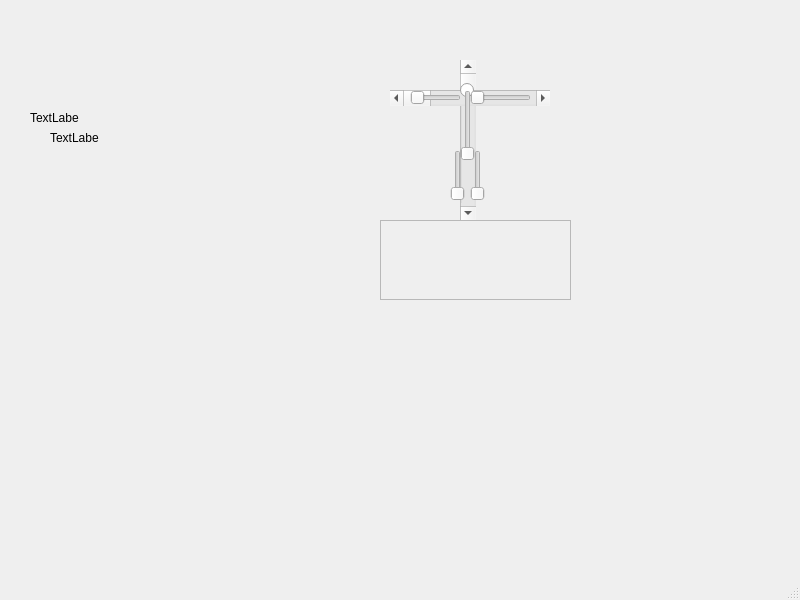
<?xml version="1.0" encoding="UTF-8"?>
<ui version="4.0">
 <class>MainWindow</class>
 <widget class="QMainWindow" name="MainWindow">
  <property name="geometry">
   <rect>
    <x>0</x>
    <y>0</y>
    <width>800</width>
    <height>600</height>
   </rect>
  </property>
  <property name="windowTitle">
   <string>MainWindow</string>
  </property>
  <widget class="QWidget" name="centralwidget">
   <widget class="QScrollBar" name="verticalScrollBar">
    <property name="geometry">
     <rect>
      <x>460</x>
      <y>60</y>
      <width>16</width>
      <height>160</height>
     </rect>
    </property>
    <property name="orientation">
     <enum>Qt::Orientation::Vertical</enum>
    </property>
   </widget>
   <widget class="QRadioButton" name="radioButton">
    <property name="geometry">
     <rect>
      <x>460</x>
      <y>80</y>
      <width>90</width>
      <height>21</height>
     </rect>
    </property>
    <property name="text">
     <string/>
    </property>
   </widget>
   <widget class="QSlider" name="verticalSlider">
    <property name="geometry">
     <rect>
      <x>460</x>
      <y>90</y>
      <width>16</width>
      <height>71</height>
     </rect>
    </property>
    <property name="orientation">
     <enum>Qt::Orientation::Vertical</enum>
    </property>
   </widget>
   <widget class="QSlider" name="verticalSlider_2">
    <property name="geometry">
     <rect>
      <x>450</x>
      <y>150</y>
      <width>16</width>
      <height>51</height>
     </rect>
    </property>
    <property name="orientation">
     <enum>Qt::Orientation::Vertical</enum>
    </property>
   </widget>
   <widget class="QSlider" name="verticalSlider_3">
    <property name="geometry">
     <rect>
      <x>470</x>
      <y>150</y>
      <width>16</width>
      <height>51</height>
     </rect>
    </property>
    <property name="orientation">
     <enum>Qt::Orientation::Vertical</enum>
    </property>
   </widget>
   <widget class="QSlider" name="horizontalSlider_2">
    <property name="geometry">
     <rect>
      <x>410</x>
      <y>90</y>
      <width>51</width>
      <height>16</height>
     </rect>
    </property>
    <property name="orientation">
     <enum>Qt::Orientation::Horizontal</enum>
    </property>
   </widget>
   <widget class="QSlider" name="horizontalSlider_3">
    <property name="geometry">
     <rect>
      <x>470</x>
      <y>90</y>
      <width>61</width>
      <height>16</height>
     </rect>
    </property>
    <property name="orientation">
     <enum>Qt::Orientation::Horizontal</enum>
    </property>
   </widget>
   <widget class="QFrame" name="frame">
    <property name="geometry">
     <rect>
      <x>380</x>
      <y>220</y>
      <width>191</width>
      <height>80</height>
     </rect>
    </property>
    <property name="frameShape">
     <enum>QFrame::Shape::StyledPanel</enum>
    </property>
    <property name="frameShadow">
     <enum>QFrame::Shadow::Raised</enum>
    </property>
   </widget>
   <widget class="QScrollBar" name="horizontalScrollBar">
    <property name="geometry">
     <rect>
      <x>390</x>
      <y>90</y>
      <width>160</width>
      <height>16</height>
     </rect>
    </property>
    <property name="orientation">
     <enum>Qt::Orientation::Horizontal</enum>
    </property>
   </widget>
   <widget class="QLabel" name="label">
    <property name="geometry">
     <rect>
      <x>30</x>
      <y>110</y>
      <width>49</width>
      <height>16</height>
     </rect>
    </property>
    <property name="text">
     <string>TextLabel</string>
    </property>
   </widget>
   <widget class="QLabel" name="label_2">
    <property name="geometry">
     <rect>
      <x>50</x>
      <y>130</y>
      <width>49</width>
      <height>16</height>
     </rect>
    </property>
    <property name="text">
     <string>TextLabel</string>
    </property>
   </widget>
   <zorder>verticalScrollBar</zorder>
   <zorder>horizontalScrollBar</zorder>
   <zorder>radioButton</zorder>
   <zorder>verticalSlider</zorder>
   <zorder>verticalSlider_2</zorder>
   <zorder>verticalSlider_3</zorder>
   <zorder>horizontalSlider_2</zorder>
   <zorder>horizontalSlider_3</zorder>
   <zorder>frame</zorder>
   <zorder>label</zorder>
   <zorder>label_2</zorder>
  </widget>
  <widget class="QMenuBar" name="menubar">
   <property name="geometry">
    <rect>
     <x>0</x>
     <y>0</y>
     <width>800</width>
     <height>21</height>
    </rect>
   </property>
  </widget>
  <widget class="QStatusBar" name="statusbar"/>
 </widget>
 <resources/>
 <connections/>
</ui>
